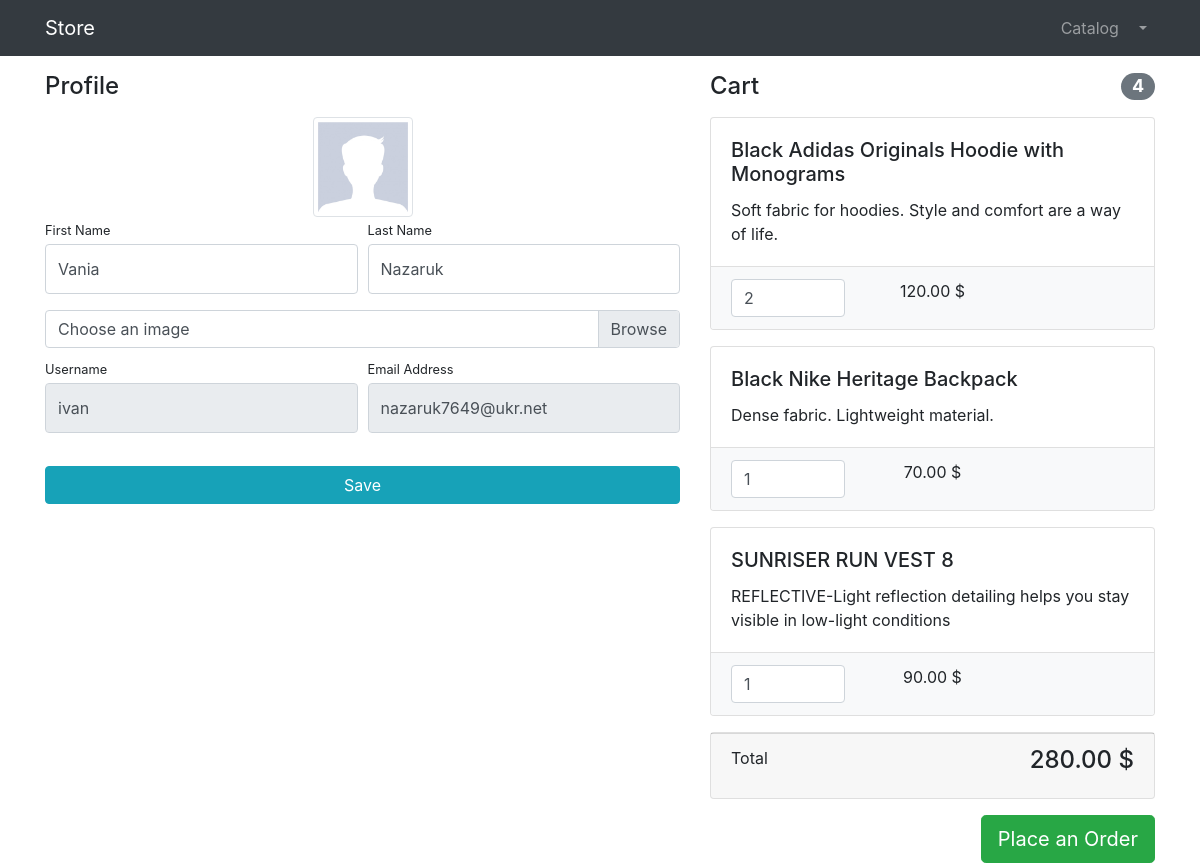
Before: /users/profile/ (signed in) with the older database file.
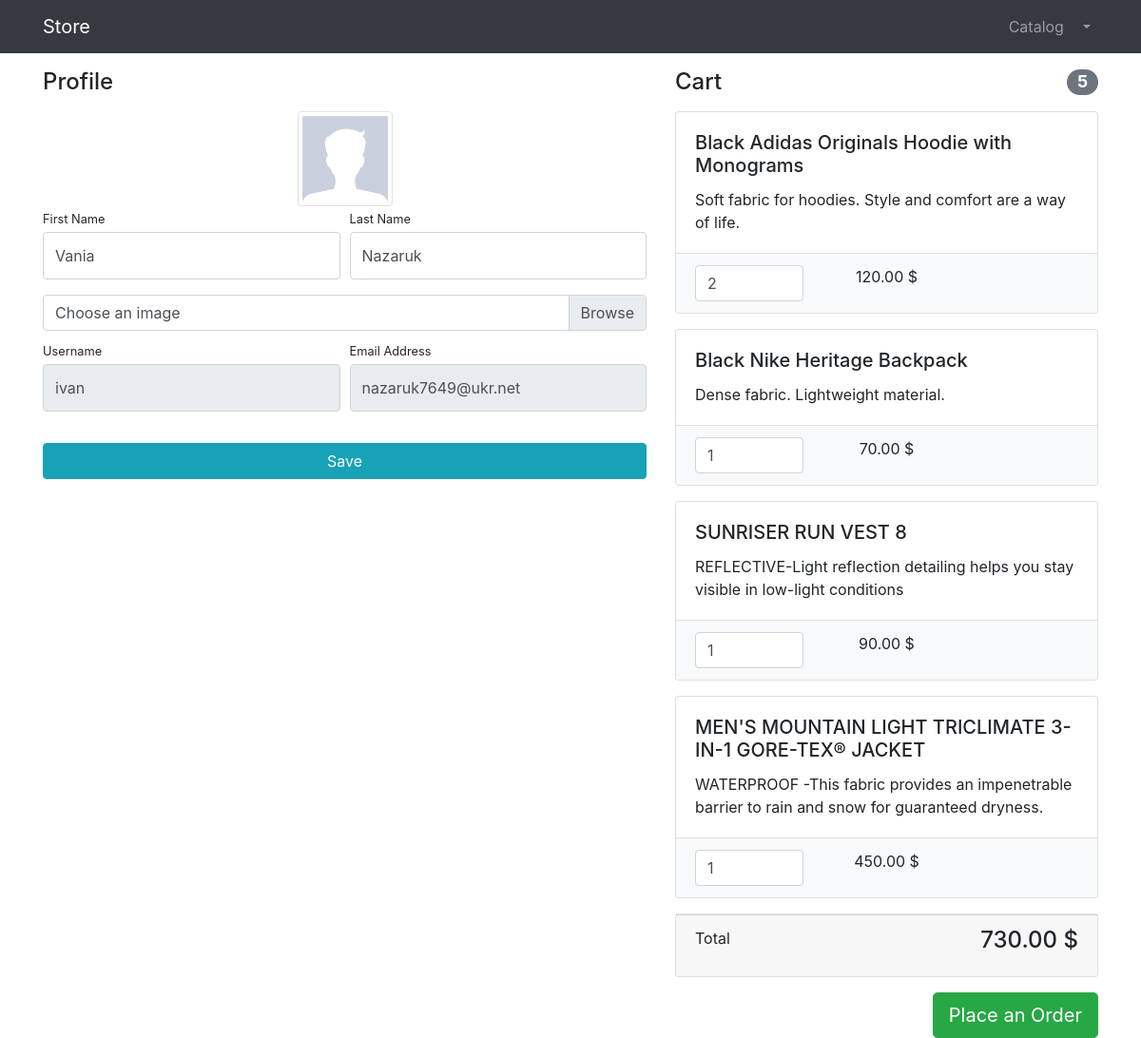
After: the same page with the newer database file.
### products/models.py (models this page shows, shortened)
class Basket(models.Model):
    user = models.ForeignKey(to=User, on_delete=models.CASCADE)
    product = models.ForeignKey(to=Product, on_delete=models.CASCADE)
    quantity = models.PositiveSmallIntegerField(default=0)
    created_timestamp = models.DateTimeField(auto_now_add=True)
    objects =  BasketQuerySet.as_manager()
    def sum(self):
        return self.product.price * self.quantity

class Product(models.Model):
    name = models.CharField(max_length=256)
    description = models.TextField()
    price = models.DecimalField(max_digits=6, decimal_places=2)
    quantity = models.PositiveIntegerField(default=0)
    image = models.ImageField(upload_to='products_images')
    category = models.ForeignKey(ProductCategory, on_delete=models.CASCADE)
    class Meta:
        verbose_name = 'Product'
        verbose_name_plural = 'Products'

### users/views.py (the view)
# urls.py: path('profile/', profile, name='profile'),
@login_required
def profile(request):
    if request.method == "POST":
        form =UserProfileForm(instance=request.user, data=request.POST, files=request.FILES)
        if form.is_valid():
            form.save()
            return HttpResponseRedirect(reverse('users:profile'))
        else:
            print(form.errors)
    else:
        form = UserProfileForm(instance=request.user)
    context = {'title': "Store - Profile",
               'form': form,
               'baskets': Basket.objects.filter(user=request.user),
               }
    return render(request, 'users/profile.html', context)

### users/forms.py
class UserProfileForm(UserChangeForm):
    first_name = forms.CharField(widget=forms.TextInput(attrs={'class': 'form-control py-4' }))
    last_name = forms.CharField(widget=forms.TextInput(attrs={'class': 'form-control py-4'}))
    image = forms.CharField(widget=forms.FileInput(attrs={'class': 'custom-file-input'}), required=False)
    username = forms.CharField(widget=forms.TextInput(attrs={'class': 'form-control py-4', 'readonly': True}))
    email = forms.CharField(widget=forms.TextInput(attrs={'class': 'form-control py-4', 'readonly': True}))
    class Meta:
        model = User
        fields = ('first_name', 'last_name', 'image', 'username', 'email')

### products/models.py (called while the page is built)
    def total_sum(self):
        return   sum(basket.sum() for basket in self)

    def total_quantity(self):
        return sum(basket.quantity for basket in self)

### users/templates/users/profile.html (shortened to what this page needs)
{% extends 'products/base.html' %}
{% load static %}
{% block css %}
    <link href="{% static 'vendor/css/profile.css' %}" rel="stylesheet">
{% endblock %}
{% block content %}
    <div class="container">
        <div class="row">
            <div class="col-lg-7">
                <h4 class="mt-3 mb-3">Profile</h4>
                <div class="col-lg-12 text-center">
                    <img width="100" height="100"
                         src="{% if user.image %} {{ user.image.url }}{% else %} {% static 'vendor/img/users/default_avatar.jpg' %} {% endif %}"
                         class="img-thumbnail">
                </div>
                <form action="{% url 'users:profile' %}" method="post" enctype="multipart/form-data">
                    <div class="form-row">
                        <div class="col-lg-6">
                            <div class="form-group">
                                <label class="small mb-1" for="{{ form.first_name.id_for_label }}">First Name</label>
                                {{ form.first_name }}
                            </div>
                        </div>
                        <div class="col-lg-6">
                            <div class="form-group">
                                <label class="small mb-1" for="{{ form.last_name.id_for_label }}">Last Name</label>
                                {{ form.last_name }}
                            </div>
                        </div>
                    </div>
                    <div class="form-row mb-2">
                        <div class="col-lg-12">
                            <div class="custom-file">
                                <label class="custom-file-label" for="{{ form.image.id_for_label }}">Choose an image</label>
                            </div>
                        </div>
                    </div>
                    <div class="form-row">
                        <div class="col-lg-6">
                            <label class="small mb-1" for="{{ form.username.id_for_label }}">Username</label>
                            {{ form.username }}
                        </div>
                        <div class="col-lg-6">
                            <label class="small mb-1" for="{{ form.email.id_for_label }}">Email Address</label>
                            {{ form.email }}
                        </div>
                    </div>
                    <div class="form-row">
                        <div class="col-lg-12" style="margin-top: 33px;">
                            <input class="btn btn-info btn-block" type="submit" value="Save">
                        </div>
                    </div>
                </form>
            </div>
            <div class="col-lg-5">
                {% include 'products/baskets.html' %}
            </div>
        </div>
    </div>
{% endblock %}

### products/templates/products/baskets.html (shortened to what this page needs)
{% if baskets %}
    <h4 class="mt-3 mb-3 d-flex justify-content-between align-items-center mb-3">
                    Cart <span class="badge badge-secondary badge-pill">{{ baskets.total_quantity }}</span>
                </h4>
    {% for basket in baskets %}
        <div class="card mb-3">
                    <div class="card-body">
                        <h5 class="card-title">{{ basket.product.name }}</h5>
                        <p class="card-text">{{ basket.product.description }}</p>
                    </div>
                    <ul class="list-group list-group-flush">
                        <li class="list-group-item bg-light">
                            <div class="row text-center">
                                <div class="col-lg-4">
                                    <input name="basketID" type="number" class="form-control"
                                           value="{{ basket.quantity }}" min="0">
                                </div>
                                <div class="col-lg-4">{{ basket.sum  }} $</div>
                                <div class="col-lg-4">
                                </div>
                            </div>
                        </li>
                    </ul>
                </div>
    {% endfor %}
    <div class="card mb-3">
                    <div class="card-footer">
                        <p class="float-left">Total</p>
                        <h4 class="float-right">{{ baskets.total_sum }} $</h4>
                    </div>
                </div>
    <a class="btn btn-success btn-lg float-right" href="../orders/order-create.html">
                    Place an Order
                </a>
{% else %}
    <h4 class="mt-3 mb-3  text-center">
                    Cart is empty <span class="badge badge-secondary badge-pill"></span>
                </h4>
{% endif %}

Changed rows visible on the page:
computed for Basket "Black Adidas Originals Hoodie with Monograms": total_quantity "4" → "5"; total_sum "280.00" → "730.00"
added Basket: product.name "MEN'S MOUNTAIN LIGHT TRICLIMATE 3-IN-1 GORE-TEX® JACKET", product.description "WATERPROOF -This fabric provides an impenetrable barrier to rain and snow for guaranteed dryness.", basketID "1", sum "450.00"
